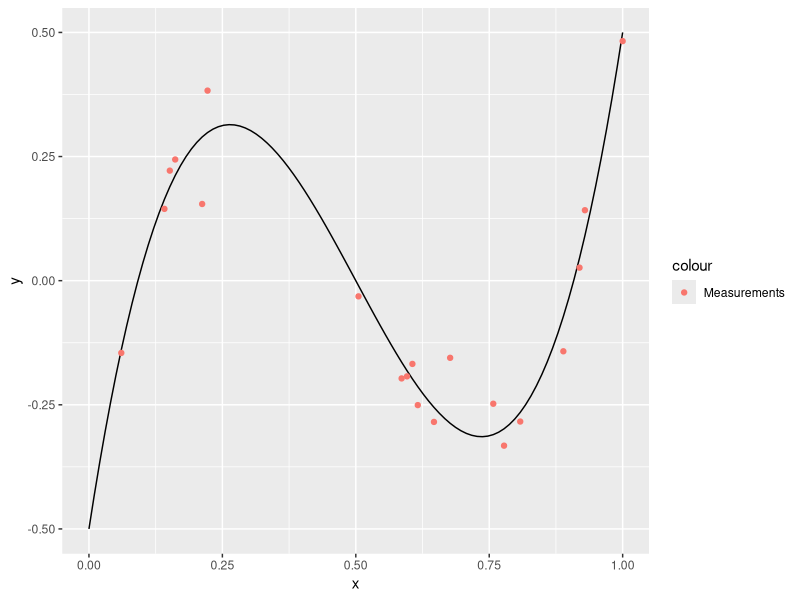
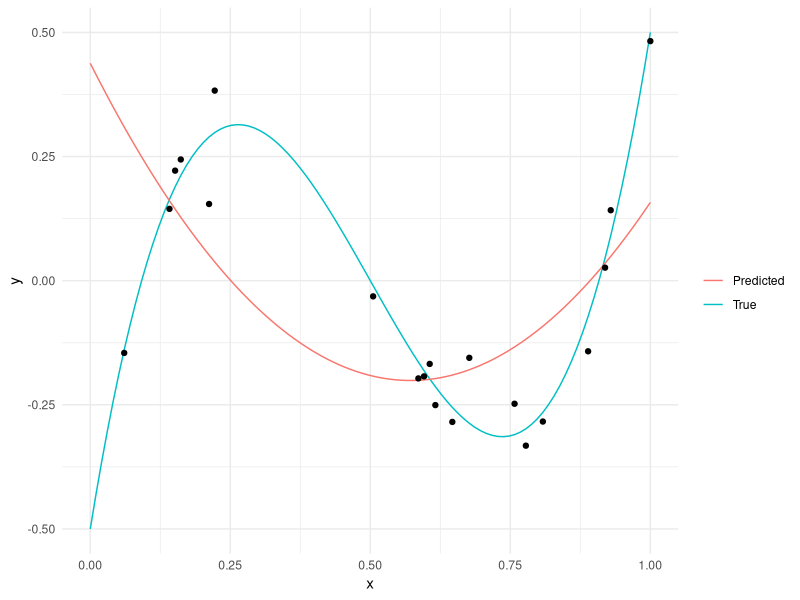

Here is the R script that generated these plots, in order: (Note: this script raises an error after producing the figures.)
## ---- chunk 1
library(tidyverse)
library(modelr)
library(broom)
## ---- chunk 2
## NOTE: No need to edit this chunk

# Ground-truth function we seek to approximate
fcn_true <- function(x) {12 * (x - 0.5)^3 - 2 * x + 1}

# Generate data
n_samples <- 100
df_truth <-
  tibble(x = seq(0, 1, length.out = n_samples)) %>%
  mutate(
    y = fcn_true(x),                     # True values
    y_meas = y + 0.05 * rnorm(n_samples) # Measured with noise
  )

# Select training data
df_measurements <-
  df_truth %>%
  slice_sample(n = 20) %>%
  select(x, y_meas)

# Visualize
df_truth %>%
  ggplot(aes(x, y)) +
  geom_line() +
  geom_point(
    data = df_measurements,
    mapping = aes(y = y_meas, color = "Measurements")
  )
## ---- chunk 3
## NOTE: No need to edit this code; run and inspect
# Fit a polynomial of degree = 2
fit_d2 <-
  df_measurements %>%
  lm(
    data = .,
    formula = y_meas ~ poly(x, degree = 2)
  )

# Visualize the results
df_truth %>%
  add_predictions(fit_d2, var = "y_pred") %>%

  ggplot(aes(x)) +
  geom_line(aes(y = y, color = "True")) +
  geom_line(aes(y = y_pred, color = "Predicted")) +
  geom_point(data = df_measurements, aes(y = y_meas)) +

  scale_color_discrete(name = "") +
  theme_minimal()
## ---- chunk 4
## TASK: Fit a ninth-degree polynomial to df_measurements
# task-begin
fit_d19 <- NA
# task-end
# solution-begin
fit_d19 <-
  df_measurements %>%
  lm(data = ., formula = y_meas ~ poly(x, degree = 19))
# solution-end

## NOTE: No need to modify code below
y_limits <-
  c(
    df_truth %>% pull(y) %>% min(),
    df_truth %>% pull(y) %>% max()
  )

df_truth %>%
  add_predictions(fit_d19, var = "y_pred") %>%

  ggplot(aes(x)) +
  geom_line(aes(y = y, color = "True")) +
  geom_line(aes(y = y_pred, color = "Predicted")) +
  geom_point(data = df_measurements, aes(y = y_meas)) +

  scale_color_discrete(name = "") +
  coord_cartesian(ylim = y_limits) +
  theme_minimal()
## ---- chunk 5
# TASK: Compute the mse for fit_d2 and fit_d19 on df_measurements
# solution-begin
mse(fit_d2, df_measurements)
mse(fit_d19, df_measurements)
# solution-end
## ---- chunk 6
## NOTE: No need to edit this chunk
set.seed(101)

# Select "training" data from our available measurements
df_train <-
  df_measurements %>%
  slice_sample(n = 10)

# Use the remaining data as "validation" data
df_validate <-
  anti_join(
    df_measurements,
    df_train,
    by = "x"
  )

# Visualize the split
df_truth %>%
  ggplot(aes(x, y)) +
  geom_line() +
  geom_point(
    data = df_train %>% mutate(source = "Train"),
    mapping = aes(y = y_meas, color = source)
  ) +
  geom_point(
    data = df_validate %>% mutate(source = "Validate"),
    mapping = aes(y = y_meas, color = source)
  ) +

  scale_color_discrete(name = "Data")
## ---- chunk 7
## NOTE: No need to change this code
df_sweep <-
  map_dfr(
    seq(1, 9, by = 1),
    function(order) {
      # Fit a temporary model
      fit_tmp <-
        lm(
          data = df_train,
          formula = y_meas ~ poly(x, order)
        )

      # Compute error on the Train and Validate sets
      tibble(
        error_Train = mse(fit_tmp, df_train),
        error_Validate = mse(fit_tmp, df_validate),
        order = order
      )
    }
  ) %>%
  pivot_longer(
    names_to = c(".value", "source"),
    names_sep = "_",
    cols = matches("error")
  )
## ---- chunk 8
## NOTE: No need to edit; inspect and write your observations
df_sweep %>%
  ggplot(aes(order, error, color = source)) +
  geom_line() +

  scale_y_log10() +
  scale_x_continuous(breaks = seq(1, 10, by = 1)) +
  scale_color_discrete(name = "Method") +
  coord_cartesian(ylim = c(1e-3, 1)) +
  theme(legend.position = "bottom") +
  labs(
    x = "Polynomial Order",
    y = "Mean Squared Error"
  )
## ---- chunk 9
diamonds %>%
  select(-price) %>%
  names()
## ---- chunk 10
## NOTE: No need to edit this setup
# Create a test-validate split
diamonds_train <-
  diamonds %>%
  slice(1:10000)

diamonds_validate <-
  diamonds %>%
  slice(10001:20000)

# Try to beat this naive model that uses all variables!
fit_full <-
  lm(
    data = diamonds_train,
    formula = price ~ . # The `.` notation here means "use all variables"
  )
## ---- chunk 11
# task-begin
## TODO: Modify the `formula` below to design your model
fit_q5 <-
 lm(
   data = diamonds_train,
   formula = price ~ carat # Add more variables!
 )
# task-end
# solution-begin
## NOTE: This is just one possible model!
fit_q5 <-
  lm(
    data = diamonds_train,
    formula = price ~ carat + cut + color + clarity
  )
# solution-end

# Compare the two models on the validation set
mse(fit_q5, diamonds_validate)
mse(fit_full, diamonds_validate)
